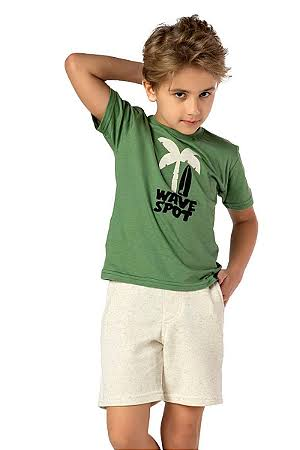
#> input picture assets-source/hero/boy-original.jpg, 300 x 450 px, given in place of 01119a94-image.jpg, which was not available
$ python cutout_female.py ../../assets-source/hero ../../assets-source/hero/female-original.jpg
#> lines starting #> are read from the running program, lines starting #| are printed output that depends on the picture; after the words box and inside, x2 and y2 are one past the last pixel; in counts of white or black regions, pixels touching at a corner belong together; pictures that were not available may be replaced by others from this repository, and a replacement may not be noted
import sys, numpy as np, cv2
from PIL import Image, ImageFilter, ImageDraw
from scipy import ndimage as ndi
S,U=sys.argv[1],sys.argv[2]
img=Image.open(f"{U}/01119a94-image.jpg").convert('RGB'); A=np.array(img).astype(np.int16)
#> further down, img is the input picture: PIL image 300x450 RGB; mean R, G, B 216.6, 214.4, 203.3
H,W=A.shape[:2]
#> H = 450; W = 300
isn=np.array(Image.open(f"{S}/seg/woman_isnet.png").convert('L')).astype(np.float32)/255
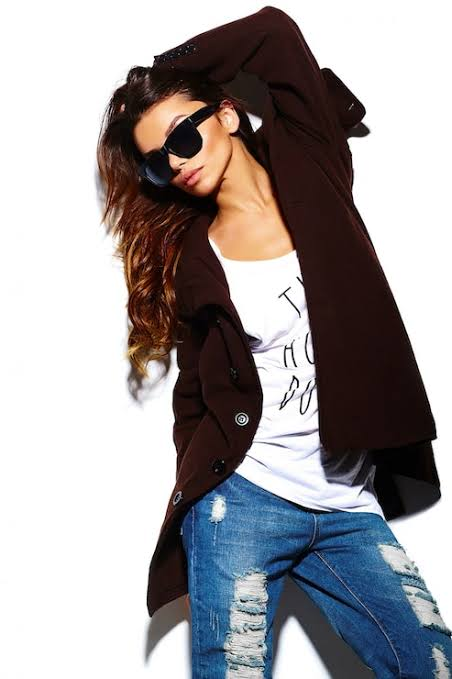
#> input picture assets-source/hero/female-original.jpg, 452 x 679 px, given in place of woman_isnet.png, which was not available
u=np.array(Image.open(f"{S}/seg/woman_u2.png").convert('L')).astype(np.float32)/255
mn=A.min(2); mx=A.max(2); sat=mx-mn
#> after `mn = A.min(2)`:
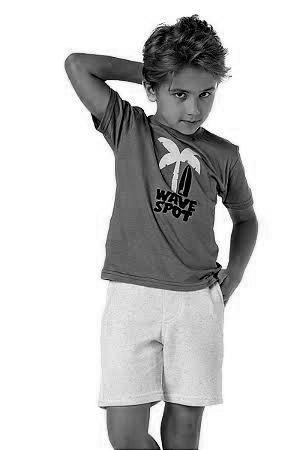
#> mn: shape (450, 300) int16; min 0, max 255, mean 203.2
#> after `mx = A.max(2)`:
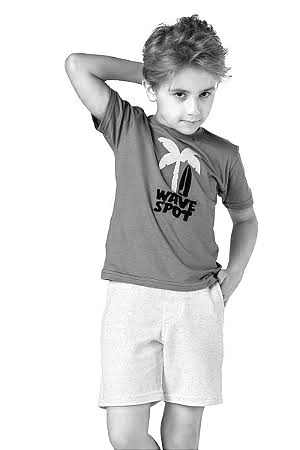
#> mx: shape (450, 300) int16; min 0, max 255, mean 220.9
#> after `sat = mx - mn`:
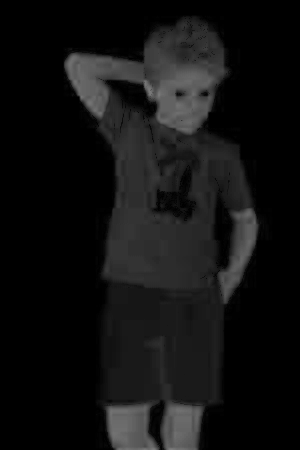
#> sat: shape (450, 300) int16; min 0, max 125, mean 17.7
light=(mn>200)&(sat<26)
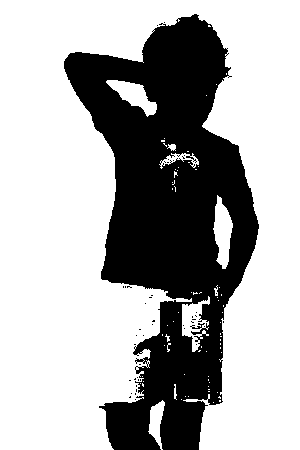
#> light: shape (450, 300) bool; 67.6% white; 44 black regions (43 under 20 px), largest, box (x1, y1, x2, y2) and area: (64, 14, 259, 450) 43695
m0=ndi.binary_fill_holes(np.maximum(u,isn)>0.5)
#> m0: shape (679, 452) bool; 58.9% white; 1 black region, box (x1, y1, x2, y2) and area: (97, 6, 452, 679) 126076
dist=ndi.distance_transform_edt(m0)
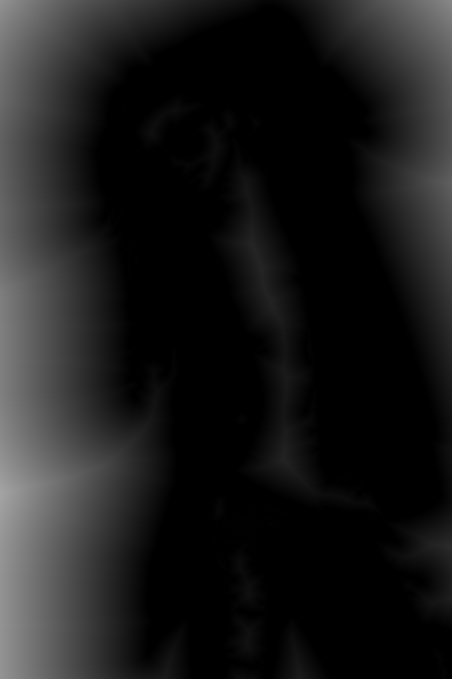
#> dist: shape (679, 452) float64; min 0, max 164.5, mean 27.2
band=m0&(dist<30)
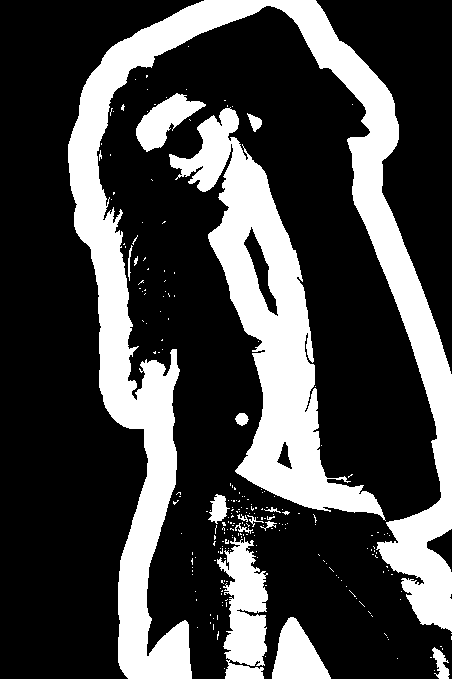
#> band: shape (679, 452) bool; 27.5% white; 234 white regions (218 under 20 px), largest, box (x1, y1, x2, y2) and area: (68, 0, 452, 679) 48958, (169, 107, 386, 521) 24719, (217, 537, 268, 679) 4613
outside=~m0
#> (the run stopped early here; a loop or call above may not have finished)
